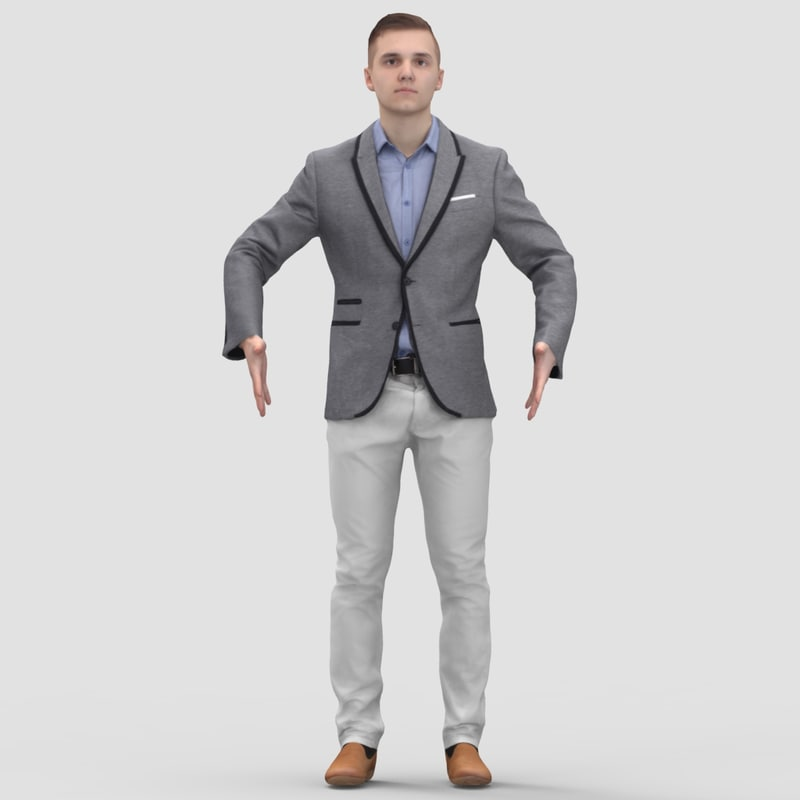
#> input picture human-pose-estimation-opencv-master/image.jpg, 800 x 800 px
$ python -i cvtColor.py   (imports and definitions only)
#> lines starting #> are read from the running program, lines starting #| are printed output that depends on the picture; after the words box and inside, x2 and y2 are one past the last pixel; in counts of white or black regions, pixels touching at a corner belong together
### filter.py
import cv2
import numpy as np

def negative(img: np.array):
	img = img.copy()
	for height in range(len(img)):
		for width in range(len(img[height])):
			for color in range(len(img[height, width])):
				img[height, width, color] = 255 - img[height, width, color]
	return img


def canny(img: np.array):
	return cv2.Canny(img, 50, 50)

### cvtColor.py
import math
import tkinter.filedialog
from typing import *
import cv2
import numpy as np
import matplotlib.pyplot as plt
import matplotlib.widgets
import filter

def _open_pic(arg):
	path = tkinter.filedialog.askopenfilename()
	if path != "": _show_pic(path)

def _show_pic(path):
	frame = cv2.imread(path)  # 读取图片
#> frame is the input picture: shape (800, 800, 3); mean B, G, R 208.5, 208.1, 208.9
	frame = _resize_pic(frame)  # 缩小图片
#| from: (800, 800); to: (400, 400)
	rgb = cv2.cvtColor(frame, cv2.COLOR_BGR2RGB)
	gray = cv2.cvtColor(frame, cv2.COLOR_BGR2GRAY)
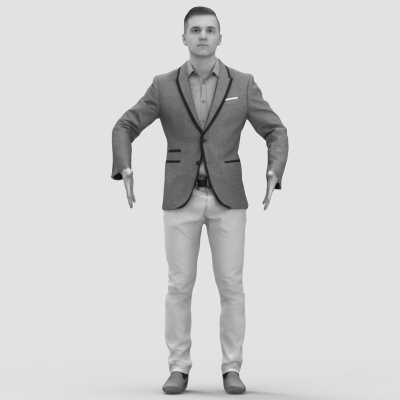
#> gray: shape (400, 400); min 12, max 250, mean 208.4
	images: list[tuple[any, str, Optional[str]]] = [
		(rgb, "RGB"),  # RGB
		(gray, "Gray", "gray"),  # Gray
		(cv2.cvtColor(frame, cv2.COLOR_BGR2HSV), "HSV"),  # HSV
		(cv2.cvtColor(frame, cv2.COLOR_BGR2HLS), "HLS"),  # HLS
		(frame, "BGR"),  # BGR
		# (cv2.cvtColor(frame, cv2.COLOR_BGR2LUV), "LUV"),  # LUV
		# (cv2.cvtColor(frame, cv2.COLOR_BGR2LAB), "LAB"),  # LAB
		# (cv2.cvtColor(frame, cv2.COLOR_BGR2YUV), "YUV"),  # YUV
		(cv2.applyColorMap(gray, 2), "Thermal"),
		(filter.negative(rgb), "Negative"),
		(filter.canny(frame), "Canny"),
	]
#> after the loop in negative, `for height in range(len(img)):`:
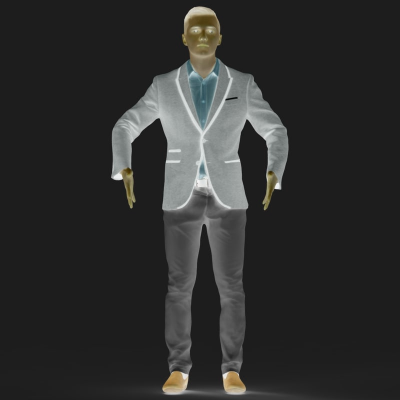
#> img: shape (400, 400, 3); mean of channels 0, 1, 2 46.1, 46.9, 46.5; drawn as B, G, R
#> in canny, `return cv2.Canny(img, 50, 50)`:
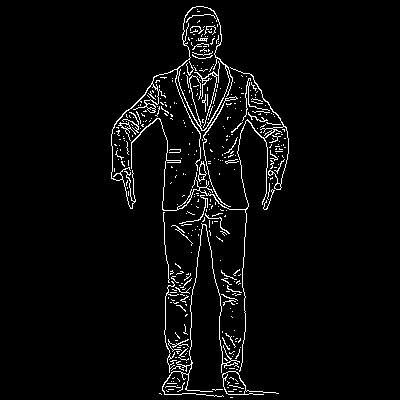
#> returned value: shape (400, 400); 3.7% white in thin lines or dots, all inside (x1, y1, x2, y2) = (111, 6, 289, 398)

	for i in range(len(images)):
		img = images[i]
		src = img[0]
		title: str = img[1]
		cmap: Optional[str] = img[2] if len(img) >= 3 else None
		plt.subplot(math.ceil(len(images) / COLUMN), COLUMN, i + 1)
		plt.imshow(src, cmap)
		plt.title(title)
#> this loop made 1 pass
#> title on pass 1: 'RGB'


def _resize_pic(image: np.array, thumb_size: int=400):
	width = image.shape[1]
	height = image.shape[0]
	if (vmax := max(width, height)) <= thumb_size:
		return image
	image = image.copy()
	new_width, new_height = thumb_size, thumb_size
	if vmax == width:
		new_height = int(height / width * new_width)
	else:
		new_width = int(width / height * new_height)
	print("from: %s; to: %s" % ((width, height), (new_width, new_height)))
	return cv2.resize(image, (new_width, new_height))


# [12 lines not run here, left out]

#> (the run stopped early here; a loop or call above may not have finished)
